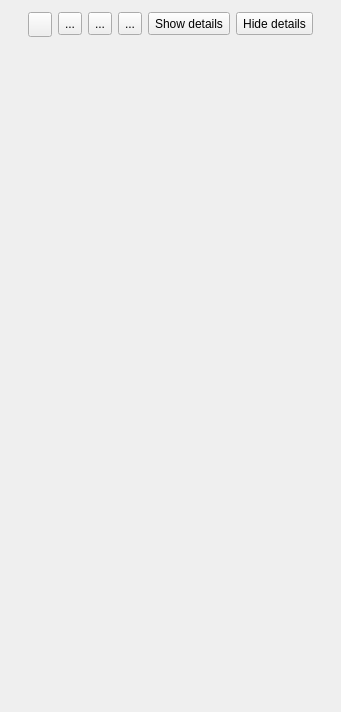
<?xml version="1.0" encoding="UTF-8"?>
<ui version="4.0">
 <class>Form</class>
 <widget class="QWidget" name="Form">
  <property name="geometry">
   <rect>
    <x>0</x>
    <y>0</y>
    <width>341</width>
    <height>712</height>
   </rect>
  </property>
  <property name="windowTitle">
   <string>Form</string>
  </property>
  <layout class="QGridLayout" name="gridLayout_2">
   <item row="1" column="0">
    <layout class="QGridLayout" name="gridLayout_ProcessListGUI">
     <item row="0" column="0">
      <widget class="QToolButton" name="toolButton_Add">
       <property name="minimumSize">
        <size>
         <width>0</width>
         <height>25</height>
        </size>
       </property>
       <property name="maximumSize">
        <size>
         <width>16777215</width>
         <height>23</height>
        </size>
       </property>
       <property name="text">
        <string/>
       </property>
      </widget>
     </item>
     <item row="0" column="1">
      <widget class="QToolButton" name="toolButton_GoUp">
       <property name="maximumSize">
        <size>
         <width>16777215</width>
         <height>23</height>
        </size>
       </property>
       <property name="text">
        <string>...</string>
       </property>
      </widget>
     </item>
     <item row="0" column="2">
      <widget class="QToolButton" name="toolButton_GoDown">
       <property name="maximumSize">
        <size>
         <width>16777215</width>
         <height>23</height>
        </size>
       </property>
       <property name="text">
        <string>...</string>
       </property>
      </widget>
     </item>
     <item row="0" column="3">
      <widget class="QToolButton" name="toolButton_Trash">
       <property name="maximumSize">
        <size>
         <width>16777215</width>
         <height>23</height>
        </size>
       </property>
       <property name="text">
        <string>...</string>
       </property>
      </widget>
     </item>
     <item row="0" column="4">
      <widget class="QToolButton" name="toolButton_ShowDetails">
       <property name="maximumSize">
        <size>
         <width>16777215</width>
         <height>23</height>
        </size>
       </property>
       <property name="text">
        <string>Show details</string>
       </property>
      </widget>
     </item>
     <item row="0" column="5">
      <widget class="QToolButton" name="toolButton_HideDetails">
       <property name="maximumSize">
        <size>
         <width>16777215</width>
         <height>23</height>
        </size>
       </property>
       <property name="text">
        <string>Hide details</string>
       </property>
      </widget>
     </item>
     <item row="2" column="0" colspan="6">
      <widget class="QScrollArea" name="scrollArea_ProcessListGUI">
       <property name="frameShape">
        <enum>QFrame::NoFrame</enum>
       </property>
       <property name="widgetResizable">
        <bool>true</bool>
       </property>
       <widget class="QWidget" name="scrollAreaWidgetContents">
        <property name="geometry">
         <rect>
          <x>0</x>
          <y>0</y>
          <width>321</width>
          <height>661</height>
         </rect>
        </property>
        <layout class="QGridLayout" name="gridLayout_4">
         <property name="verticalSpacing">
          <number>0</number>
         </property>
         <property name="margin">
          <number>0</number>
         </property>
         <item row="0" column="0">
          <layout class="QVBoxLayout" name="verticalLayout_ProcessListWidgets"/>
         </item>
        </layout>
       </widget>
      </widget>
     </item>
    </layout>
   </item>
  </layout>
 </widget>
 <resources/>
 <connections/>
</ui>
